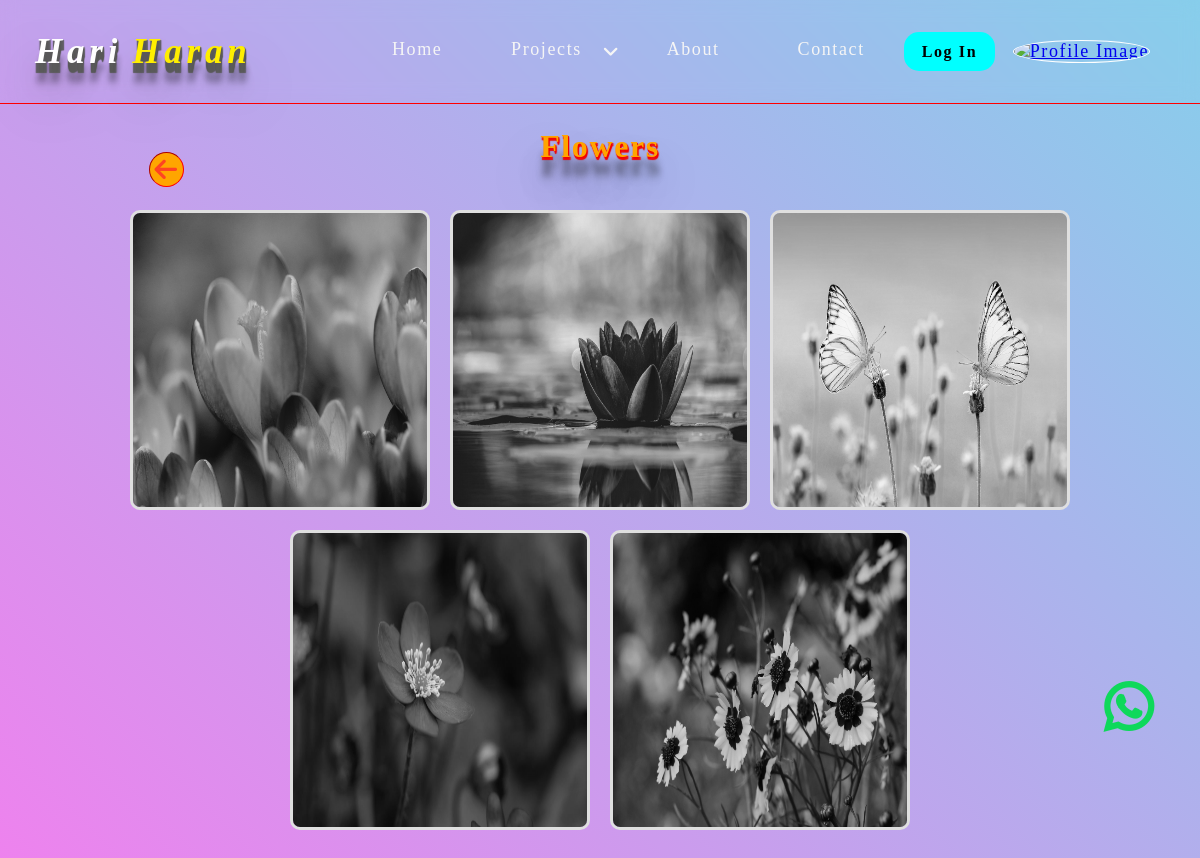
The app's page /gallery/Flowers with its own data.
### portfolio_app/models.py (models this page shows, shortened)
class GalleryCategory(models.Model):
    name = models.CharField(max_length=100)
    description = models.TextField(blank=True, null=True)
    image = models.ImageField(upload_to='static/Galary/', blank=True, null=True)

class Category(models.Model):
    gallery_category = models.ForeignKey(GalleryCategory, on_delete=models.CASCADE)
    name = models.CharField(max_length=100)
    image = models.ImageField(upload_to='static/Galary/', blank=True, null=True)

### portfolio_app/views.py (the view)
# urls.py: path('gallery/<str:name>', views.Galaryview, name = 'galary'),
def Galaryview(request, name):
    category = get_object_or_404(GalleryCategory, name=name)
    images = Category.objects.filter(gallery_category__name=name)
    context = {
        'images': images,
        'category':category,
    }
    return render(request, 'viewImage.html', context)

### portfolio_app/custom_context.py (called while the page is built)
def custom_context(request):
    user = get_user(request)
    if user.is_authenticated:
        try:
            profile = UserProfile.objects.get(pro=user)
            image_url = profile.profile.url
        except UserProfile.DoesNotExist:
            image_url = None
    else:
        image_url = None
    return {'image_url': image_url}

### template/viewImage.html (shortened to what this page needs)
<!DOCTYPE html>
<html lang="en">
<head>
    {% load static %}
    <link rel="stylesheet" href="https://cdnjs.cloudflare.com/ajax/libs/font-awesome/6.5.2/css/all.min.css" />
    <link rel="stylesheet" href="{% static 'css/galary.css' %}">
</head>
<body>
    {% include 'nav.html' %}
    <div class="main_Container">
        <div class="Sub_container">
            <br>
            <div class="heading">
                <h1>{{category.name}}</h1>
                <a class="BackButton" href="/gallery"><h3 class="fa-solid fa-arrow-left" title="Back"></h3></a>
            </div>
            <div class="galary">
                {% for x in images %}
                    <img class="images" title="{{x.name}}" src="{{x.image.url}}" alt="{{x.name}}">
                {% endfor %}
            </div>
        </div>
    </div>
</body>
</html>

### static/css/galary.css (style rules this page uses)
* { margin: 0; padding: 0; box-sizing: border-box; }
.main_Container { width:100%; min-height: 100vh; display: grid; align-self: center; padding: 10px; background: linear-gradient(45deg, violet, skyblue); }
.Sub_container { place-self: center; width: 90%; display: flex; gap: 20px; flex-wrap: wrap; }
.heading { text-align: center; position: relative; width: 100%; }
.heading h1 { margin-top: 10vh; color: orange; text-shadow: 1px 1px 1px #f00202, 1px 2px 1px #f60404, 1px 3px 1px #e70909, 1px 18px 6px rgba(16,16,16,0.4), 1px 22px 10px rgba(16,16,16,0.2), 1px 25px 35px rgba(16,16,16,0.2), 1px 30px 60px rgba(16,16,16,0.4); }
.galary { width: 100%; display: flex; gap: 20px; flex-wrap: wrap; justify-content: center; align-items: center; padding: 25px; }
.images { height: 300px; width: 300px; border: 3px solid greenyellow; border-radius: 10px; transition: 0.5s ; filter: grayscale(100%); }
.BackButton { width: 35px; height: 35px; background-color: orange; border: 1px inset red; display: flex; align-items: center; justify-content: center; border-radius: 50%; position: absolute; text-decoration: none; padding: 5px 1rem; font-size: 22px; top: 5rem; left: 5rem; color: black; font-weight: 900; color: rgb(255, 67, 34); transition: all 0.3s ease-in-out; }
@media screen and (max-width: 1472px) { .BackButton { top: 6.5rem; } }

### static/css/nav.css (style rules this page uses)
* { margin: 0; padding: 0; box-sizing: border-box; -webkit-user-select: none; -moz-user-select: none; -ms-user-select: none; user-select: none; }
body { letter-spacing: .1rem; font-family: Georgia, 'Times New Roman', Times, serif; }

### records on screen
GalleryCategory: name "Flowers"
Category: image (picture)
Category: image (picture)
Category: image (picture)
Category: image (picture)
Category: image (picture)
